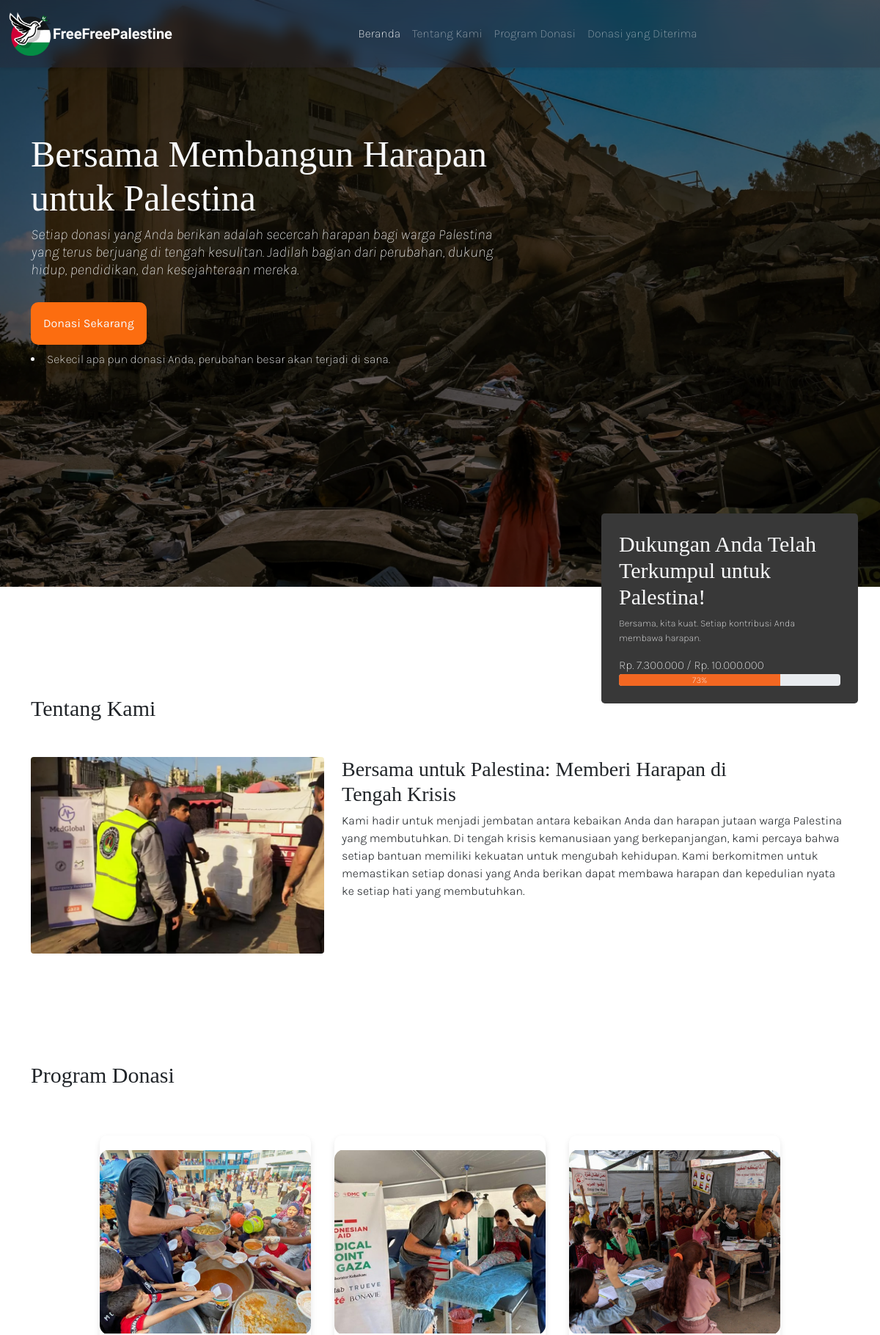
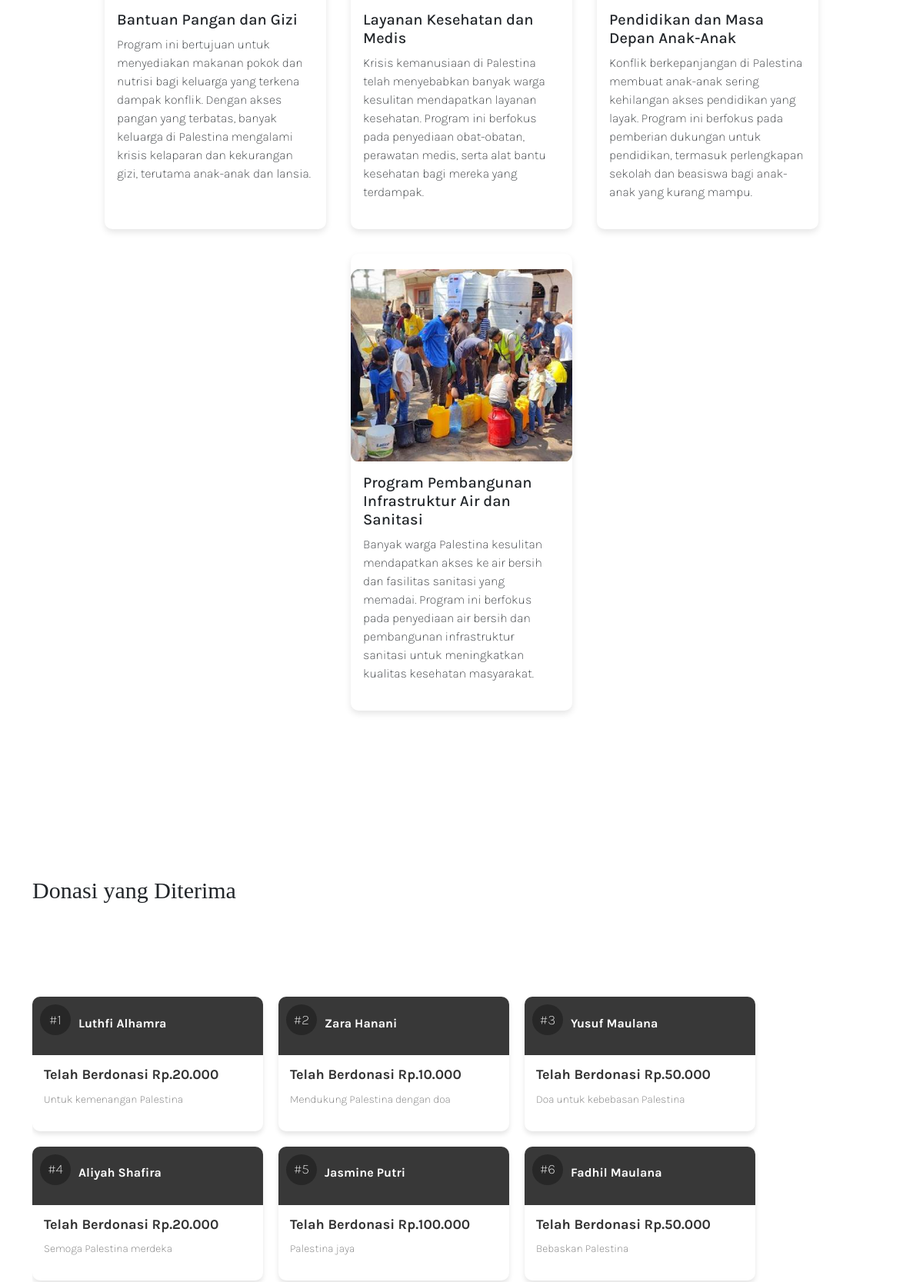
The page / (upper part) on the database its author committed (2 pictures, top to bottom).
### tables this page shows
CREATE TABLE `donatur` (
  `id_donatur` int(11) NOT NULL AUTO_INCREMENT,
  `nama_donatur` varchar(100) NOT NULL,
  `telephone` bigint(20) NOT NULL,
  `nominal` int(50) NOT NULL,
  `email` varchar(255) NOT NULL,
  `metode_pembayaran` varchar(100) NOT NULL,
  `pesan` text NOT NULL,
  `give_at` timestamp NOT NULL DEFAULT current_timestamp() ON UPDATE current_timestamp(),
  `status` varchar(50) NOT NULL DEFAULT 'terkirim',
  PRIMARY KEY (`id_donatur`)
);

### index.php (the view, shortened to what this page needs)
<?php
require_once "include/connection.php";
?>
<!DOCTYPE html>
<html lang="en">
<head>
    <link rel="stylesheet" href="assets/css/bootstrap.min.css">
    <link rel="stylesheet" href="assets/css/style.css">
</head>
<body>
    <nav class="navbar navbar-expand-lg navbar-dark bg-dark-nav py-3 shadow-sm fixed-top">
        <div class="container-fluid">
            <img src="assets/image/favicon.png" alt="" width="60px">
            <a class="navbar-brand fw-bold" href="../DonastionPalestine-Elfan-Inoy/">FreeFreePalestine</a>
            <div class="collapse navbar-collapse justify-content-center" id="navbarNav">
                <ul class="navbar-nav">
                    <li class="nav-item">
                        <a class="nav-link active" href="#beranda">Beranda</a>
                    </li>
                    <li class="nav-item">
                        <a class="nav-link" href="#tentang-kami">Tentang Kami</a>
                    </li>
                    <li class="nav-item ">
                        <a class="nav-link" href="#program-donasi">Program Donasi</a>
                    </li>
                    <li class="nav-item ">
                        <a class="nav-link" href="#donasi-diterima">Donasi yang Diterima</a>
                    </li>
                </ul>
            </div>
        </div>
    </nav>
    <div id="beranda">
        <div class="container py-4">
            <h1 class="tagline-home text-light">Bersama Membangun Harapan untuk Palestina</h1>
            <h4 class="desc-title-home text-light">Setiap donasi yang Anda berikan adalah secercah harapan bagi warga Palestina yang terus berjuang di tengah kesulitan. Jadilah bagian dari perubahan, dukung hidup, pendidikan, dan kesejahteraan mereka.</h4>
            <a href="pages/form_donasi.php" class="btn p-3 bg-orange text-light mt-4 d-inline-block">Donasi Sekarang</a>
            <li class="text-light mt-2">Sekecil apa pun donasi Anda, perubahan besar akan terjadi di sana.</li>
        </div>
    </div>
    <div id="tentang-kami" class="paddtop">
        <div class="container py-5 position-relative">
            <?php
            $queryTotalDonasi = "SELECT SUM(nominal) AS total_donasi FROM donatur";
            $resultTotalDonasi = mysqli_query($conn, $queryTotalDonasi);
            $rowTotalDonasi = mysqli_fetch_assoc($resultTotalDonasi);
            $totalDonasi = $rowTotalDonasi['total_donasi'] ?? 0;
            $targetDonasi = 10000000;
            $persentase = ($totalDonasi / $targetDonasi) * 100;
            $persentase = $persentase > 100 ? 100 : $persentase;
            ?>
            <div class="pop-laporan text-light rounded-3 p-4 position-absolute end-0">
                <h1 class="tagline-laporan">Dukungan Anda Telah Terkumpul untuk Palestina!</h1>
                <p>Bersama, kita kuat. Setiap kontribusi Anda membawa harapan.</p>
                <div class="line-statistic">
                    <span class="progress-text">
                        Rp. <?= number_format($totalDonasi, 0, ',', '.') ?> / Rp. <?= number_format($targetDonasi, 0, ',', '.') ?>
                    </span>
                    <div class="progress">
                        <div
                            class="progress-bar"
                            role="progressbar"
                            style="width: <?= $persentase ?>%;"
                            aria-valuenow="<?= $persentase ?>"
                            aria-valuemin="0"
                            aria-valuemax="100">
                            <?= round($persentase, 2) ?>%
                        </div>
                    </div>
                </div>
            </div>
            <h4 class="title-page mb-5">Tentang Kami</h4>
            <div class="d-flex d-">
                <img src="assets/image/about-gaza.png" width="400px" class="me-4 rounded">
                <div class="content-tentang">
                    <h3 class="title-tentang">Bersama untuk Palestina: Memberi Harapan di Tengah Krisis</h3>
                    <p class="paragraf-tentangkami">Kami hadir untuk menjadi jembatan antara kebaikan Anda dan harapan jutaan warga Palestina yang membutuhkan. Di tengah krisis kemanusiaan yang berkepanjangan, kami percaya bahwa setiap bantuan memiliki kekuatan untuk mengubah kehidupan. Kami berkomitmen untuk memastikan setiap donasi yang Anda berikan dapat membawa harapan dan kepedulian nyata ke setiap hati yang membutuhkan.</p>
                </div>
            </div>
        </div>
    </div>
    <div id="program-donasi" class="paddtop">
        <div class="container">
            <h4 class="title-page mb-5">Program Donasi</h4>
            <div class="d-flex justify-content-center flex-wrap">
                <div class="card m-3" style="width: 18rem;">
                    <img src="assets/image/gaza-berbagimakanan.png" class="card-img-top rounded" alt="Bantuan Pangan dan Gizi" style="width: 100%; height: 250px; object-fit: cover;">
                    <div class="card-body">
                        <h5 class="card-title">Bantuan Pangan dan Gizi</h5>
                        <p class="card-text">Program ini bertujuan untuk menyediakan makanan pokok dan nutrisi bagi keluarga yang terkena dampak konflik. Dengan akses pangan yang terbatas, banyak keluarga di Palestina mengalami krisis kelaparan dan kekurangan gizi, terutama anak-anak dan lansia.</p>
                    </div>
                </div>
                <div class="card m-3" style="width: 18rem;">
                    <img src="assets/image/gaza-kesehatan.png" class="card-img-top rounded" alt="Layanan Kesehatan dan Medis" style="width: 100%; height: 250px; object-fit: cover;">
                    <div class="card-body">
                        <h5 class="card-title">Layanan Kesehatan dan Medis</h5>
                        <p class="card-text">Krisis kemanusiaan di Palestina telah menyebabkan banyak warga kesulitan mendapatkan layanan kesehatan. Program ini berfokus pada penyediaan obat-obatan, perawatan medis, serta alat bantu kesehatan bagi mereka yang terdampak.</p>
                    </div>
                </div>
                <div class="card m-3" style="width: 18rem;">
                    <img src="assets/image/gaza-pendidikan.png" class="card-img-top rounded" alt="Pendidikan dan Masa Depan Anak-Anak" style="width: 100%; height: 250px; object-fit: cover;">
                    <div class="card-body">
                        <h5 class="card-title">Pendidikan dan Masa Depan Anak-Anak</h5>
                        <p class="card-text">Konflik berkepanjangan di Palestina membuat anak-anak sering kehilangan akses pendidikan yang layak. Program ini berfokus pada pemberian dukungan untuk pendidikan, termasuk perlengkapan sekolah dan beasiswa bagi anak-anak yang kurang mampu.</p>
                    </div>
                </div>
                <div class="card m-3" style="width: 18rem;">
                    <img src="assets/image/gaza-crisiAir.png" class="card-img-top rounded" alt="Program Pembangunan Infrastruktur Air dan Sanitasi" style="width: 100%; height: 250px; object-fit: cover;">
                    <div class="card-body">
                        <h5 class="card-title">Program Pembangunan Infrastruktur Air dan Sanitasi</h5>
                        <p class="card-text">Banyak warga Palestina kesulitan mendapatkan akses ke air bersih dan fasilitas sanitasi yang memadai. Program ini berfokus pada penyediaan air bersih dan pembangunan infrastruktur sanitasi untuk meningkatkan kualitas kesehatan masyarakat.</p>
                    </div>
                </div>
            </div>
        </div>
    </div>
    <div id="donasi-diterima" class="paddtop">
        <div class="container">
            <h1 class="title-page">Donasi yang Diterima</h1>
        </div>
        <div class="container-cards">
            <div class="container">
                <div id="card-container" class="container-cards">
                    <?php
                    $queryDonatur = "SELECT id_donatur, nama_donatur, nominal, pesan FROM donatur";
                    $resultDonatur = mysqli_query($conn, $queryDonatur);
                    if (mysqli_num_rows($resultDonatur) > 0) {
                        while ($data = mysqli_fetch_assoc($resultDonatur)) {
                            echo "
                        <div class='card-donatur'>
                            <div class='name_no-donatur'>
                                <p class='no-donatur'>#{$data['id_donatur']}</p>
                                <h1 class='name-donatur'>{$data['nama_donatur']}</h1>
                            </div>
                            <div class='count_msg'>
                                <h4 class='count-donatur'>Telah Berdonasi Rp." . number_format($data['nominal'], 0, ',', '.') . "</h4>
                                <p class='msg-donatur'>{$data['pesan']}</p>
                            </div>
                        </div>";
                        }
                    } else {
                        echo "<p class='text-center'>Belum ada donasi yang diterima.</p>";
                    }
                    ?>
                </div>
            </div>
        </div>
    </div>
</body>
</html>

### assets/css/style.css (style rules this page uses)
* { font-family: "Karla", sans-serif; font-weight: 100; font-style: normal; scroll-behavior: smooth; }
.paddtop { padding-top: 100px; }
.navbar-brand { font-family: "Kaushan Script", serif; font-weight: 400; font-style: normal; }
#beranda { background-image: url("../image/gaza-home.png"); height: 100vh; background-repeat: no-repeat; background-size: cover; padding: 13% 0; }
.title-page { font-size: 30px; font-family: "Alfa Slab One", serif; }
.bg-dark-nav { background-color: #2d273553 !important; backdrop-filter: blur(10px); }
.tagline-home { font-size:50px; width: 60%; font-weight: 100; font-family: "Alfa Slab One", serif; }
.desc-title-home { width: 60%; font-size: 20px; font-weight: 100; font-style: italic; }
.bg-orange { background-color: #FC6D10; border-radius: 10px; }
.pop-laporan { width: 350px; background-color: #383838; top: -200px; }
.tagline-laporan { font-size: 30px; font-family: "Alfa Slab One", serif; }
.pop-laporan p { font-size: 13px; }
.title-tentang { font-family: "Alfa Slab One", serif; width: 80%; }
.paragraf-tentangkami { font-family: "Karla", sans-serif; font-weight: 300; font-style: normal; }
.progress-bar { background-color: #f26722; }
#program-donasi { margin-bottom: 100px; }
.card { width: 30%; display: flex; flex-direction: column; justify-content: center; align-items: center; padding: 20px 0; border: none; border-radius: 10px; box-shadow: 0 4px 8px rgba(0, 0, 0, 0.1); transition: transform 0.5s ease; }
.container-cards { display: flex; flex-wrap: wrap; justify-content: center; gap: 20px; }
.card-donatur { background-color: #fff; border-radius: 10px; box-shadow: 0 4px 6px #0000001a; width: 300px; overflow: hidden; transition: transform 0.3s, box-shadow 0.3s; }
.name_no-donatur { background-color: #383838; color: #fff; padding: 10px; display: flex; align-items: center; justify-content: flex-start; }
.no-donatur { background-color: #272727; color: #fff; width: 40px; height: 40px; display: flex; align-items: center; justify-content: center; border-radius: 50%; margin-right: 10px; font-size: 18px; }
.name-donatur { font-size: 16px; font-weight: bold; }
.count_msg { padding: 15px; color: #333; }
.count-donatur { font-size: 18px; margin-bottom: 10px; font-weight: bold; }
.msg-donatur { font-size: 14px; color: #666; }
.container-cards { overflow: hidden; display: flex; margin: 30px 0; padding-top: 30px; justify-content: start; }
::placeholder { font-style: italic; font-family: "Alegreya", serif; font-size: 12px; }

### rows shown on the page
donatur: id_donatur "1", nama_donatur "Luthfi Alhamra", nominal "20.000", pesan "Untuk kemenangan Palestina"
donatur: id_donatur "2", nama_donatur "Zara Hanani", nominal "10.000", pesan "Mendukung Palestina dengan doa"
donatur: id_donatur "3", nama_donatur "Yusuf Maulana", nominal "50.000", pesan "Doa untuk kebebasan Palestina"
donatur: id_donatur "4", nama_donatur "Aliyah Shafira", nominal "20.000", pesan "Semoga Palestina merdeka"
donatur: id_donatur "5", nama_donatur "Jasmine Putri", nominal "100.000", pesan "Palestina jaya"
donatur: id_donatur "6", nama_donatur "Fadhil Maulana", nominal "50.000", pesan "Bebaskan Palestina"

### other values the page prints
$totalDonasi "7.300.000"
$targetDonasi "10.000.000"
$persentase "73"
